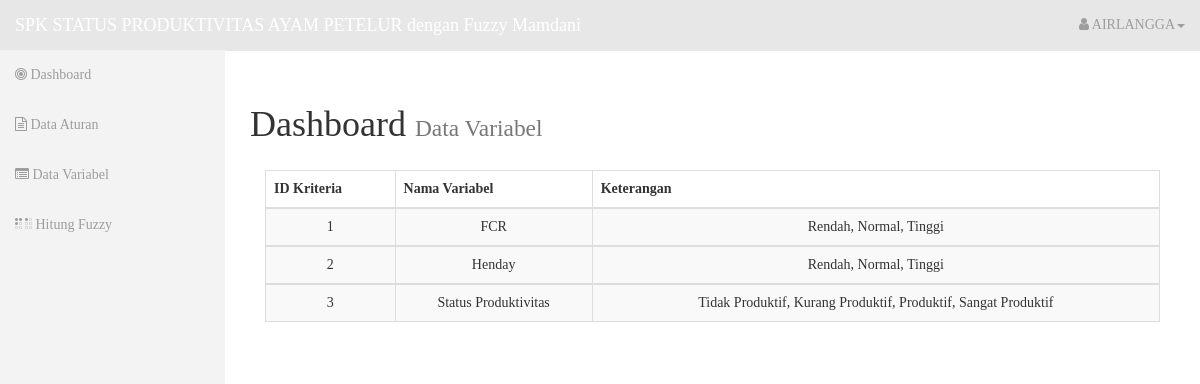
The app's page /admin/data_kriteria.php (signed in) with its own data.
### tables this page shows
CREATE TABLE `user` (
  `id_user` int(11) NOT NULL,
  `nama` varchar(50) NOT NULL,
  `username` varchar(20) NOT NULL,
  `password` varchar(500) NOT NULL
);

CREATE TABLE `kriteria` (
  `id_kriteria` int(11) NOT NULL,
  `nama_kriteria` varchar(100) NOT NULL,
  `ket` varchar(500) NOT NULL
);

### admin/data_kriteria.php (the view)
<?php include '../src/header.php'; ?>
<div id="page-wrapper">
    <div class="row">
        <div class="col-lg-12">
        <h1>Dashboard <small>Data Variabel</small></h1>
            <div class="panel-body">
                <table class="table table-striped table-bordered" id="example">
                    <thead>
                        <tr>
                            <th>ID Kriteria</th>
                            <th>Nama Variabel</th>
                            <th>Keterangan</th>
                        </tr>
                        <?php
                        include "../src/koneksi.php";
                        $query = mysqli_query($koneksi, "SELECT * FROM kriteria");
                        while($data = mysqli_fetch_array($query)){
                        ?>
                    </thead>
                    <tbody>
                        <tr>
                            <td align="center"><?php echo $data['id_kriteria']; ?></td>
                            <td align="center"><?php echo $data['nama_kriteria']; ?></td>
                            <td align="center"><?php echo $data['ket']; ?></td>
                        </tr>
                        <?php } ?>
                    </tbody>
                </table>
            </div>
        </div>
    </div>
</div>
<?php include '../src/footer.php'; ?>

### src/header.php (shortened to what this page needs)
<?php
include 'koneksi.php';
$ambil = mysqli_query($koneksi, "SELECT * FROM user WHERE username='$_SESSION[username]'");
$data  = mysqli_fetch_array($ambil);
?>
<!DOCTYPE html>
<html lang="en">
<head>
    <link rel="stylesheet" type="text/css" href="../assets/bootstrap/css/bootstrap.min.css" />
    <link rel="stylesheet" type="text/css" href="../assets/font-awesome/css/font-awesome.min.css" />
    <link rel="stylesheet" type="text/css" href="../assets/css/local.css" />
    <link rel="stylesheet" type="text/css" href="../assets/css/pagination.css" />
    <link rel="stylesheet" type="text/css" href="http://www.shieldui.com/shared/components/latest/css/light-bootstrap/all.min.css" />
</head>
<body>
    <div id="wrapper">
        <nav class="navbar navbar-inverse navbar-fixed-top" role="navigation">
            <div class="navbar-header">
                <a class="navbar-brand" href="index.php">SPK STATUS PRODUKTIVITAS AYAM PETELUR dengan Fuzzy Mamdani</a>
            </div>
            <div class="collapse navbar-collapse navbar-ex1-collapse">
                <ul class="nav navbar-nav side-nav">
                    <li><a href="index.php"><i class="fa fa-bullseye"></i> Dashboard</a></li>
                    <li><a href="data_aturan.php"><i class="fa fa-file-text-o" aria-hidden="true"></i> Data Aturan</a></li>
                    <li><a href="data_kriteria.php"><i class="fa fa-list-alt" aria-hidden="true"></i> Data Variabel</a></li>
                    <li><a href="hitung_fuzzy.php"><i class="fa fa-braille" aria-hidden="true"></i> Hitung Fuzzy</a></li>
                </ul>
                <ul class="nav navbar-nav navbar-right navbar-user">
                    <li class="dropdown user-dropdown">
                       <a href="#" class="dropdown-toggle" data-toggle="dropdown"><i class="fa fa-user"></i> <?php echo $data['nama']; ?><b class="caret"></b></a>
                   </li>
                </ul>
            </div>
        </nav>

### assets/css/local.css (style rules this page uses)
#wrapper { padding-left: 0; }
#page-wrapper { width: 100%; padding: 5px 15px; }
body { font-family: 'Trebuchet MS'; font-size: 14px; line-height: 1.42857143; color: #333; background-color: #fff; }
.navbar-inverse { background-color: #e7e7e7; border-color: #e7e7e7; }
@media (min-width:768px) { #wrapper { padding-left: 225px; } }
@media (min-width:768px) { #page-wrapper { padding: 15px 25px; } }
@media (min-width:768px) { .side-nav { margin-left: -225px; left: 225px; width: 225px; position: fixed; top: 50px; height: 100%; border-radius: 0; border: none; background-color: #F3F3F3; overflow-y: auto; } }
@media (min-width:768px) { .side-nav>li>a { width: 225px; } }
@media (min-width:768px) { .navbar-collapse { padding-left: 15px !important; padding-right: 15px !important; } }

### records on screen
user: nama "AIRLANGGA"
kriteria: id_kriteria "1", nama_kriteria "FCR", ket "Rendah, Normal, Tinggi"
kriteria: id_kriteria "2", nama_kriteria "Henday", ket "Rendah, Normal, Tinggi"
kriteria: id_kriteria "3", nama_kriteria "Status Produktivitas", ket "Tidak Produktif, Kurang Produktif, Produktif, Sangat Produktif"
